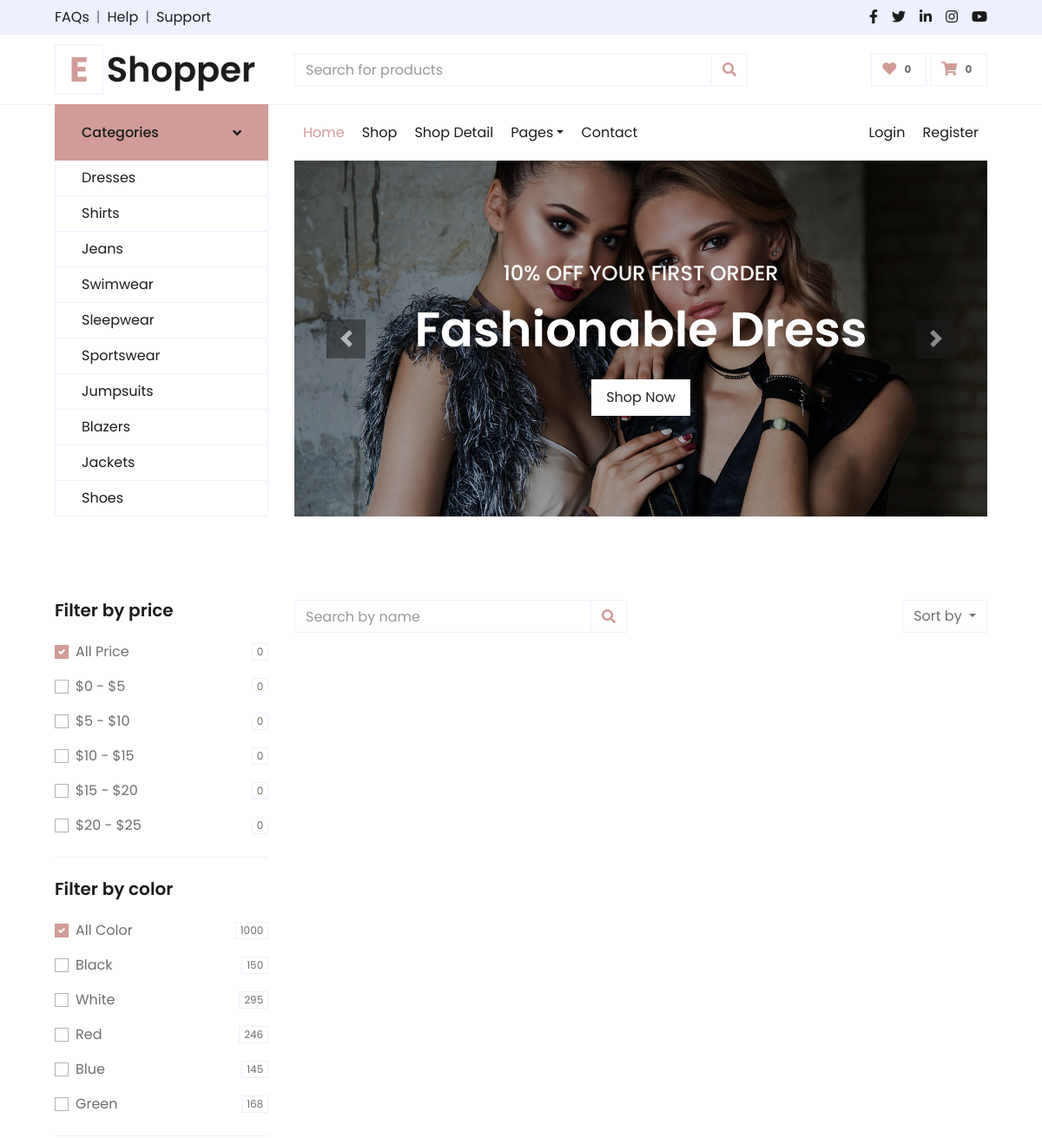
/shop/ (upper part), run on an earlier commit of the app's database.
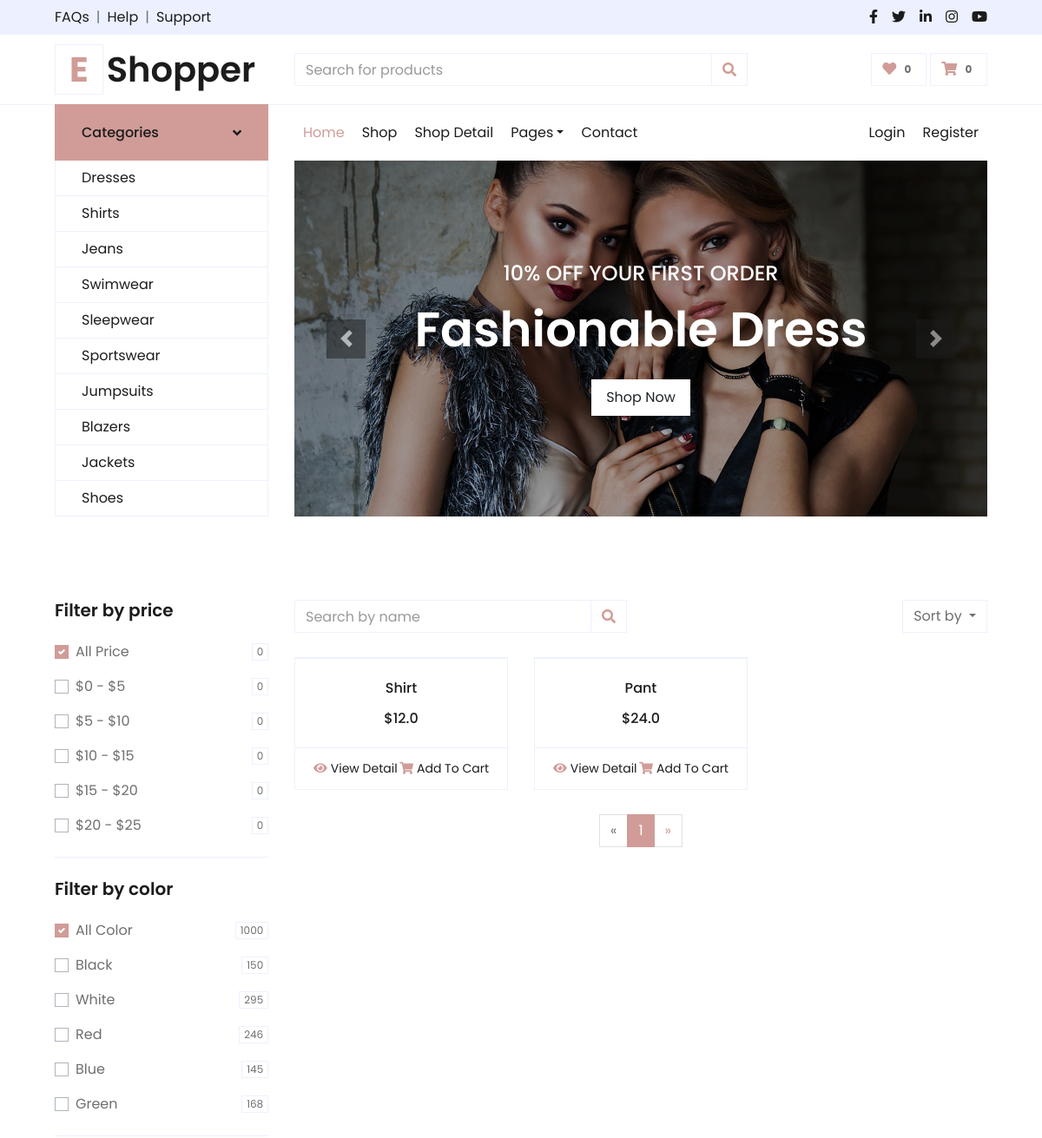
And on a later commit of the database.
### product/models.py (models this page shows, shortened)
class Product(models.Model):
    PRODUCT_CATEGORY = (
        ("dress", "dress"),
        ("bag", "bag"),
        ("shirt", "shirt"),
        ("cloth", "cloth"),
        ("jacket", "jacket"),
    )
    name = models.CharField(max_length=500)
    description = models.TextField()
    price = models.FloatField()
    slug = models.SlugField(unique=True)
    tags = models.ManyToManyField("Tag")
    category = models.CharField(max_length=100, choices=PRODUCT_CATEGORY)
    image = models.ImageField(upload_to="products", null=True, blank=True)
    timestamp = models.DateTimeField(auto_now_add=True)
    last_updated = models.DateTimeField(auto_now=True)

### product/views.py (the view, shortened to what this page needs)
# urls.py: path("shop/", views.ShopPage.as_view(), name="shop"),
class ShopPage(ListView):
    template_name = "product/shop.html"
    context_object_name = "products"
    paginate_by = 2
    def get_products(self):
        starting_price = self.request.GET.get("strtp")
        end_price = self.request.GET.get("endp")
        if starting_price and end_price:
            return self.filter_qs_by_price(starting_price, end_price)
        qs = Product.objects.all()
        return qs
    def get_queryset(self):
        products = self.get_products()
        return products
    def get_context_data(self, **kwargs):
        context = super().get_context_data(**kwargs)
        return context

### Templates/product/shop.html (shortened to what this page needs)
{% extends "Components/base.html" %}
{% block content %}
    <div class="container-fluid pt-5">
        <div class="row px-xl-5">
            <div class="col-lg-3 col-md-12">
                <div class="border-bottom mb-4 pb-4">
                    <h5 class="font-weight-semi-bold mb-4">Filter by price</h5>
                    <form>
                        <div class="custom-control custom-checkbox d-flex align-items-center justify-content-between mb-3">
                            <label class="custom-control-label" for="price-all">All Price</label>
                            <span class="badge border font-weight-normal">0</span>
                        </div>
                        <div class="custom-control custom-checkbox d-flex align-items-center justify-content-between mb-3">
                            <label class="custom-control-label" for="price-1">$0 - $5</label>
                            <span class="badge border font-weight-normal">0</span>
                        </div>
                        <div class="custom-control custom-checkbox d-flex align-items-center justify-content-between mb-3">
                            <label class="custom-control-label" for="price-2">$5 - $10</label>
                            <span class="badge border font-weight-normal">0</span>
                        </div>
                        <div class="custom-control custom-checkbox d-flex align-items-center justify-content-between mb-3">
                            <label class="custom-control-label" for="price-3">$10 - $15</label>
                            <span class="badge border font-weight-normal">0</span>
                        </div>
                        <div class="custom-control custom-checkbox d-flex align-items-center justify-content-between mb-3">
                            <label class="custom-control-label" for="price-4">$15 - $20</label>
                            <span class="badge border font-weight-normal">0</span>
                        </div>
                        <div class="custom-control custom-checkbox d-flex align-items-center justify-content-between">
                            <label class="custom-control-label" for="price-5">$20 - $25</label>
                            <span class="badge border font-weight-normal">0</span>
                        </div>
                    </form>
                </div>
                <div class="border-bottom mb-4 pb-4">
                    <h5 class="font-weight-semi-bold mb-4">Filter by color</h5>
                    <form>
                        <div class="custom-control custom-checkbox d-flex align-items-center justify-content-between mb-3">
                            <label class="custom-control-label" for="price-all">All Color</label>
                            <span class="badge border font-weight-normal">1000</span>
                        </div>
                        <div class="custom-control custom-checkbox d-flex align-items-center justify-content-between mb-3">
                            <label class="custom-control-label" for="color-1">Black</label>
                            <span class="badge border font-weight-normal">150</span>
                        </div>
                        <div class="custom-control custom-checkbox d-flex align-items-center justify-content-between mb-3">
                            <label class="custom-control-label" for="color-2">White</label>
                            <span class="badge border font-weight-normal">295</span>
                        </div>
                        <div class="custom-control custom-checkbox d-flex align-items-center justify-content-between mb-3">
                            <label class="custom-control-label" for="color-3">Red</label>
                            <span class="badge border font-weight-normal">246</span>
                        </div>
                        <div class="custom-control custom-checkbox d-flex align-items-center justify-content-between mb-3">
                            <label class="custom-control-label" for="color-4">Blue</label>
                            <span class="badge border font-weight-normal">145</span>
                        </div>
                        <div class="custom-control custom-checkbox d-flex align-items-center justify-content-between">
                            <label class="custom-control-label" for="color-5">Green</label>
                            <span class="badge border font-weight-normal">168</span>
                        </div>
                    </form>
                </div>
            </div>
            <div class="col-lg-9 col-md-12">
                <div class="row pb-3">
                    <div class="col-12 pb-1">
                        <div class="d-flex align-items-center justify-content-between mb-4">
                            <form action="">
                                <div class="input-group">
                                    <input type="text" class="form-control" placeholder="Search by name">
                                    <div class="input-group-append">
                                        <span class="input-group-text bg-transparent text-primary">
                                            <i class="fa fa-search"></i>
                                        </span>
                                    </div>
                                </div>
                            </form>
                            <div class="dropdown ml-4">
                                <button class="btn border dropdown-toggle" type="button" id="triggerId" data-toggle="dropdown" aria-haspopup="true"
                                        aria-expanded="false">
                                            Sort by
                                        </button>
                            </div>
                        </div>
                    </div>
                    {% for product in products %}
                    <div class="col-lg-4 col-md-6 col-sm-12 pb-1">
                        <div class="card product-item border-0 mb-4">
                            <div class="card-header product-img position-relative overflow-hidden bg-transparent border p-0">
                            </div>
                            <div class="card-body border-left border-right text-center p-0 pt-4 pb-3">
                                <h6 class="text-truncate mb-3">{{ product.name }}</h6>
                                <div class="d-flex justify-content-center">
                                    <h6>${{ product.price }}</h6>
                                </div>
                            </div>
                            <div class="card-footer d-flex justify-content-between bg-light border">
                                <a href="{% url 'product_detail' product_slug=product.slug %}" class="btn btn-sm text-dark p-0"><i class="fas fa-eye text-primary mr-1"></i>View Detail</a>
                                <a href="" class="btn btn-sm text-dark p-0"><i class="fas fa-shopping-cart text-primary mr-1"></i>Add To Cart</a>
                            </div>
                        </div>
                    </div>
                    {% endfor %}
                    {% if is_paginated %}
                        <div class="col-12 pb-1">
                            <nav aria-label="Page navigation">
                            <ul class="pagination justify-content-center mb-3">
                                {% if page_obj.has_previous %}
                                    <li class="page-item">
                                    <a class="page-link"
                                    href="?page={{ page_obj.previous_page_number }}"
                                {% else %}
                                    <li class="page-item disabled">
                                    <a class="page-link"
                                href="#"
                                {% endif %}
                                aria-label="Previous">
                                <span aria-hidden="true">&laquo;</span>
                                </a>
                                </li>
                                <li class="page-item active">
                                    <a class="page-link" href="#">{{ page_obj.number }}</a>
                                </li>
                                {% if page_obj.has_next %}
                                    <li class="page-item">
                                    <a class="page-link" href="?page={{ page_obj.next_page_number }}" aria-label="Next">
                                {% else %}
                                    <li class="page-item disabled">
                                    <a class="page-link" href="#" aria-label="Next">
                                {% endif %}
                                    <span aria-hidden="true">&raquo;</span>
                                </a>
                                </li>
                            </ul>
                            </nav>
                        </div>
                    {% endif %}
                </div>
            </div>
        </div>
    </div>
{% endblock content %}

What changed in the data, as far as the page shows it:
added Product: name "Shirt", price "12.0"
added Product: name "Pant", price "24.0"
Also different on the page:
{{ page_obj.number }}: (not shown) → "1"
